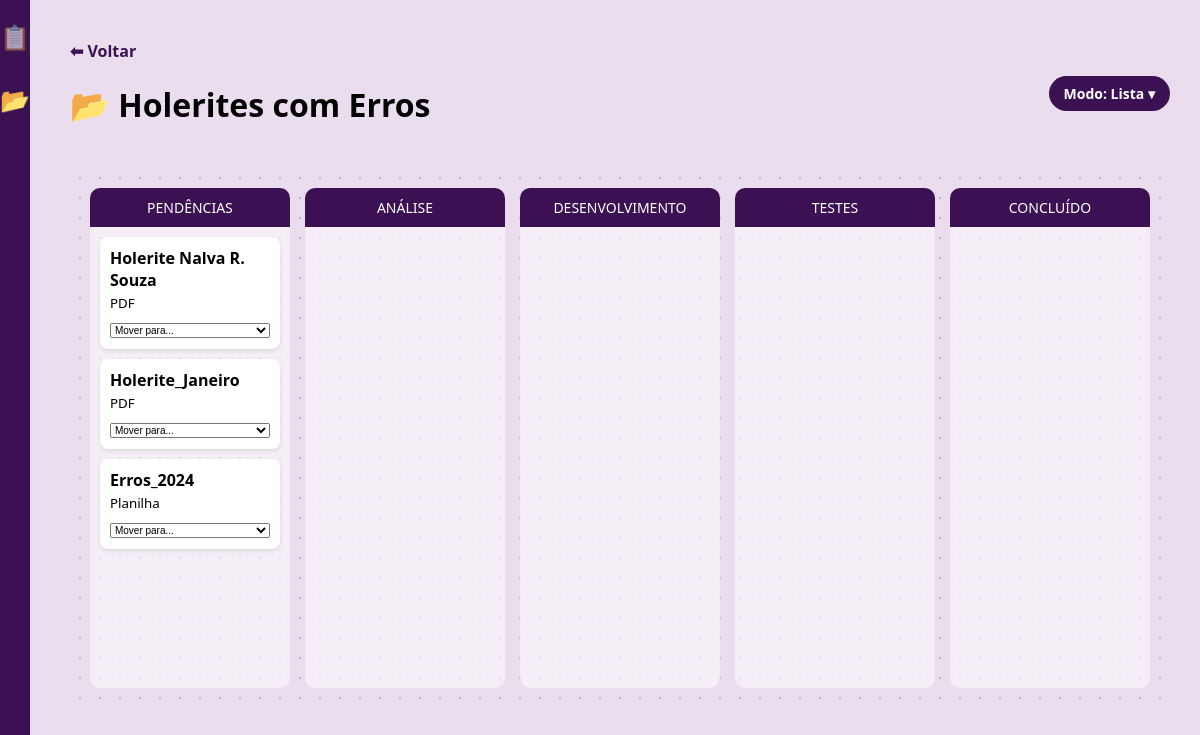
Page /pasta/9?modo=kanban on the committed database.
### tables this page shows
CREATE TABLE pastas (
        id INTEGER PRIMARY KEY AUTOINCREMENT,
        nome TEXT NOT NULL,
        icone TEXT DEFAULT 'folder',
        data_criacao TEXT
    );

CREATE TABLE arquivos (
        id INTEGER PRIMARY KEY AUTOINCREMENT,
        id_pasta INTEGER, 
        nome_arquivo TEXT NOT NULL,
        tipo TEXT,
        link_download TEXT,
        data_upload TEXT, status TEXT DEFAULT 'Pendências',
        FOREIGN KEY (id_pasta) REFERENCES pastas (id)
    );

### app.py (the view, shortened to what this page needs)
@app.route('/pasta/<int:id_pasta>', methods=['GET', 'POST'])
def abrir_pasta(id_pasta):
    modo = request.args.get('modo', 'lista')
    conexao = sqlite3.connect('cerandolia.db')
    cursor = conexao.cursor()
    cursor.execute("SELECT nome FROM pastas WHERE id = ?", (id_pasta,))
    nome_pasta = cursor.fetchone()[0]
    cursor.execute("SELECT * FROM arquivos WHERE id_pasta = ?", (id_pasta,))
    arquivos = cursor.fetchall()
    conexao.close()
    return render_template('pasta.html', nome_pasta=nome_pasta, arquivos=arquivos, id_pasta=id_pasta, modo=modo)

### templates/pasta.html (shortened to what this page needs)
<!DOCTYPE html>
<html lang="pt-br">
<head>
</head>
<body>
    <div class="sidebar">
        <a href="/">📋</a>
        <a href="/knowledge-hub" style="opacity: 1;">📂</a>
    </div>
    <div class="content">
        <div class="header-pasta">
            <div>
                <a href="/knowledge-hub" style="color: #3b1154; text-decoration: none; font-weight: bold;">⬅ Voltar</a>
                <h1>📂 {{ nome_pasta }}</h1>
            </div>
            {% if modo == 'lista' %}
                <a href="/pasta/{{ id_pasta }}?modo=kanban" class="btn-modo">Modo: Kanban ▾</a>
            {% else %}
                <a href="/pasta/{{ id_pasta }}?modo=lista" class="btn-modo">Modo: Lista ▾</a>
            {% endif %}
        </div>
        {% if modo == 'lista' %}
        <div style="background: white; padding: 15px; border-radius: 15px; margin-bottom: 30px; max-width: 500px;">
            <form method="POST" style="display: flex; gap: 10px;">
                <input type="text" name="nome_arquivo" placeholder="Novo arquivo..." required style="flex: 2; padding: 8px;">
                <select name="tipo" style="flex: 1;"><option>PDF</option><option>Imagem</option><option>Planilha</option></select>
                <button type="submit" style="background: #3b1154; color: white; border: none; border-radius: 5px; cursor: pointer;">Add</button>
            </form>
        </div>
        <div class="lista">
            {% for arq in arquivos %}
            <div class="arquivo-lista">
                <span>📄 <strong>{{ arq[2] }}</strong></span>
                <span style="background: #d5c0e8; padding: 2px 8px; border-radius: 5px; font-size: 12px;">{{ arq[3] }}</span>
            </div>
            {% endfor %}
        </div>
        {% else %}
        <div class="kanban-container">
            {% set colunas = ['Pendências', 'Análise', 'Desenvolvimento', 'Testes', 'Concluído'] %}
            {% for coluna in colunas %}
            <div class="kanban-coluna">
                <div class="coluna-titulo">{{ coluna }}</div>
                {% for arq in arquivos %}
                    {% if arq[6] == coluna %}
                    <div class="card-arquivo">
                        <strong>{{ arq[2] }}</strong><br>
                        <small>{{ arq[3] }}</small>
                        <form action="/mover-arquivo/{{ arq[0] }}/{{ id_pasta }}" method="POST">
                            <select name="novo_status" onchange="this.form.submit()">
                                <option selected disabled>Mover para...</option>
                            </select>
                        </form>
                    </div>
                    {% endif %}
                {% endfor %}
            </div>
            {% endfor %}
        </div>
        {% endif %}
    </div>
</body>
</html>

### templates/pasta.html (style rules this page uses)
body { font-family: 'Segoe UI', sans-serif; background-color: #eadded; margin: 0; display: flex; min-height: 100vh; }
.sidebar { width: 80px; background-color: #3b1154; display: flex; flex-direction: column; align-items: center; padding-top: 20px; position: sticky; top: 0; height: 100vh; }
.sidebar a { color: white; text-decoration: none; margin-bottom: 30px; font-size: 24px; opacity: 0.6; }
.content { flex: 1; padding: 40px; position: relative; }
.header-pasta { display: flex; justify-content: space-between; align-items: center; margin-bottom: 20px; }
.btn-modo { background: #3b1154; color: white; padding: 8px 15px; border-radius: 20px; text-decoration: none; font-size: 14px; font-weight: bold; }
.kanban-container { display: flex; gap: 15px; overflow-x: auto; padding: 20px; background-image: radial-gradient(#3b115433 1px, transparent 1px); background-size: 20px 20px; border-radius: 15px; min-height: 500px; }
.kanban-coluna { background: rgba(255, 255, 255, 0.5); min-width: 200px; flex: 1; border-radius: 10px; }
.coluna-titulo { background: #3b1154; color: white; padding: 10px; text-align: center; border-radius: 10px 10px 0 0; font-size: 14px; text-transform: uppercase; }
.card-arquivo { background: white; margin: 10px; padding: 10px; border-radius: 8px; box-shadow: 0 2px 4px rgba(0,0,0,0.1); }
.card-arquivo select { width: 100%; margin-top: 10px; font-size: 10px; }

### rows in the picture
pastas: nome "Holerites com Erros"
arquivos: nome_arquivo "Holerite Nalva R. Souza", tipo "PDF"
arquivos: nome_arquivo "Holerite_Janeiro", tipo "PDF"
arquivos: nome_arquivo "Erros_2024", tipo "Planilha"

### other values in the picture
{{ coluna }} "PENDÊNCIAS" "ANÁLISE" "DESENVOLVIMENTO" "TESTES" "CONCLUÍDO"
